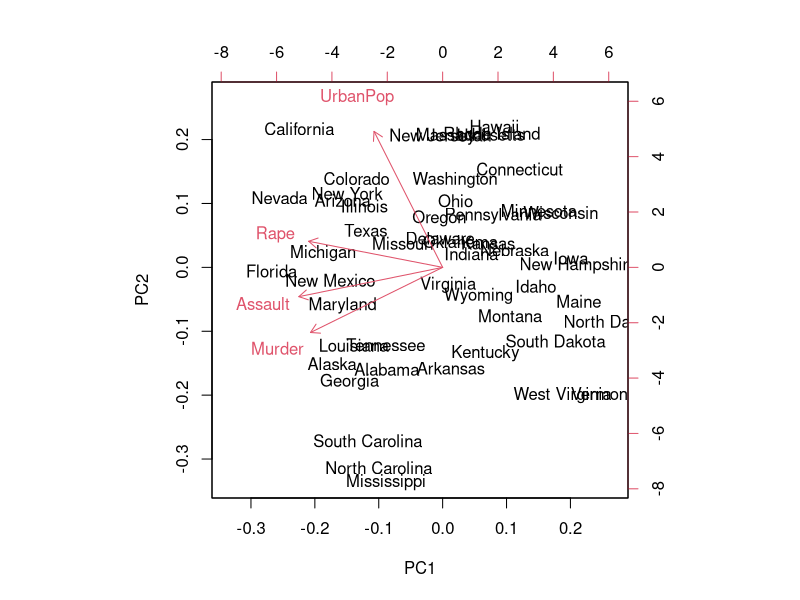
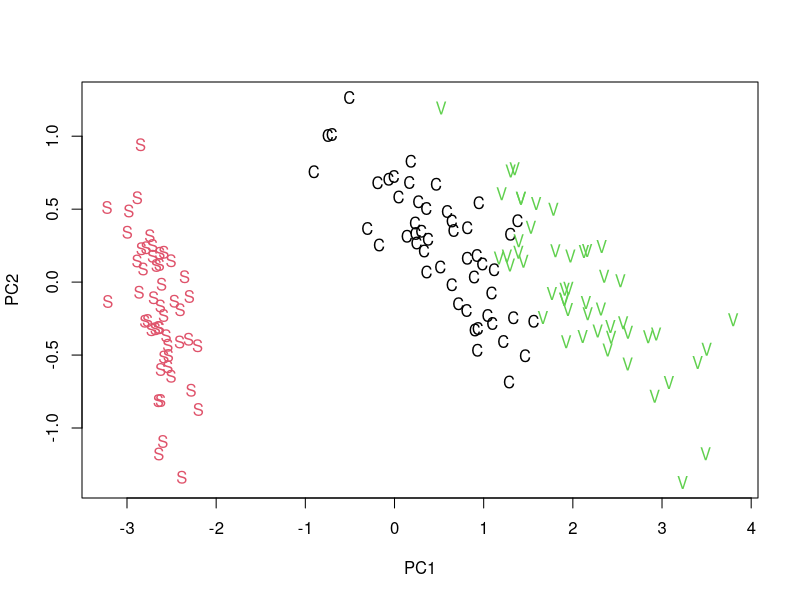

R code for these plots, in order:



pca.USArrests <- prcomp(USArrests, scale. = TRUE)
summary(pca.USArrests)
biplot(pca.USArrests)


str(pca.USArrests)






pca.iris <- prcomp(iris[, -5])
win.graph()
plot(pca.iris$x, type = "n")
iris.lab <- factor(
  rep(c("S"
        ,
        "C"
        ,
        "V"), each=50))
text(pca.iris$x,label=iris.lab,
     col = as.integer(iris.lab))
